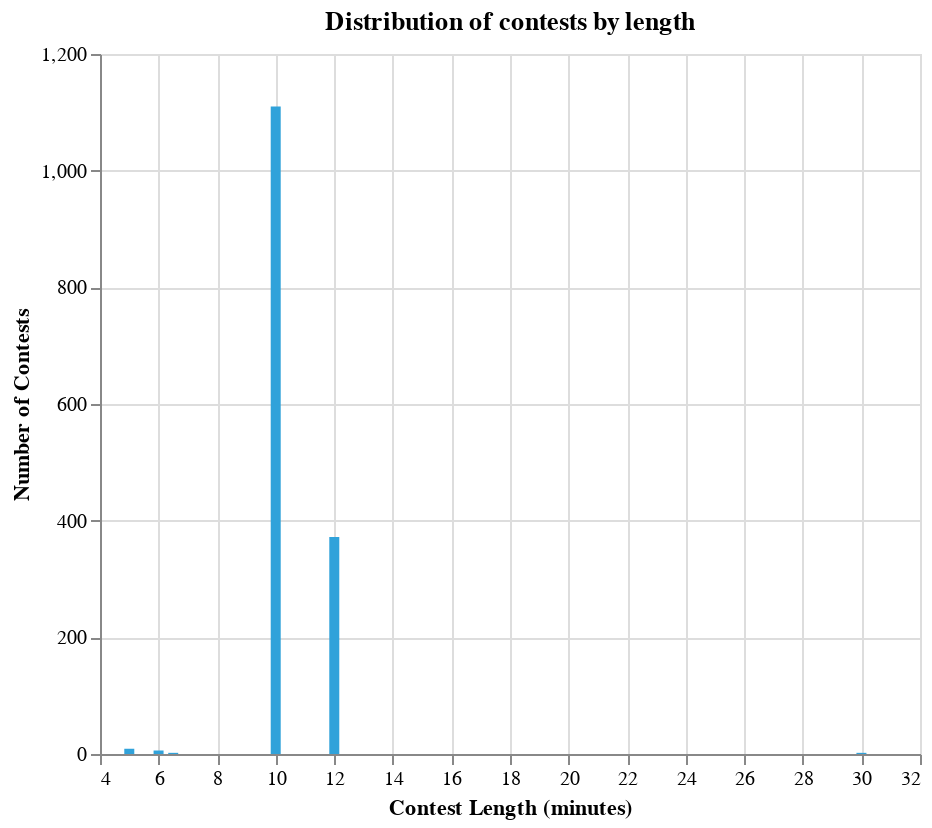

Notebook source saved alongside this figure:
### Markdown cell above
#### checkpoint 2: basic bar chart with title and axis labels. You will get full point if you:

*  Completed checkpoint 1
*  Add the proper labels on x-axis and y-axis
*  Add a chart title

You chart should look like: (it's okay if the grid lines don't exactly match)


![](https://raw.githubusercontent.com/dallascard/SI649_public/main/altair_hw1/task1-final.png)

### Code cell
alt.Chart(df).mark_bar(color='#30a2da').encode(
    x=alt.X('Minutes', axis=alt.Axis(title='Contest Length (minutes)', tickCount=15)),  
    y=alt.Y('count()', axis=alt.Axis(title='Number of Contests', tickCount=6))
).properties(
    width=410,
    height=350,
    title = 'Distribution of contests by length'
)

### Figure 1 — Vega-Lite specification as saved in the notebook (floating-point values rounded to 4 significant figures; data arrays with more than 128 entries replaced by an {"elided": "..."} marker saying what was removed)
{"config": {"view": {"continuousWidth": 300, "continuousHeight": 300}}, "data": {"name": "data-664ba09118a16ca1664b68e35b49e1d1"}, "mark": {"type": "bar", "color": "#30a2da"}, "encoding": {"x": {"axis": {"tickCount": 15, "title": "Contest Length (minutes)"}, "field": "Minutes", "type": "quantitative"}, "y": {"aggregate": "count", "axis": {"tickCount": 6, "title": "Number of Contests"}, "type": "quantitative"}}, "height": 350, "title": "Distribution of contests by length", "width": 410, "$schema": "https://vega.github.io/schema/vega-lite/v5.16.3.json", "datasets": {"data-664ba09118a16ca1664b68e35b49e1d1": {"elided": "1501 records"}}}
